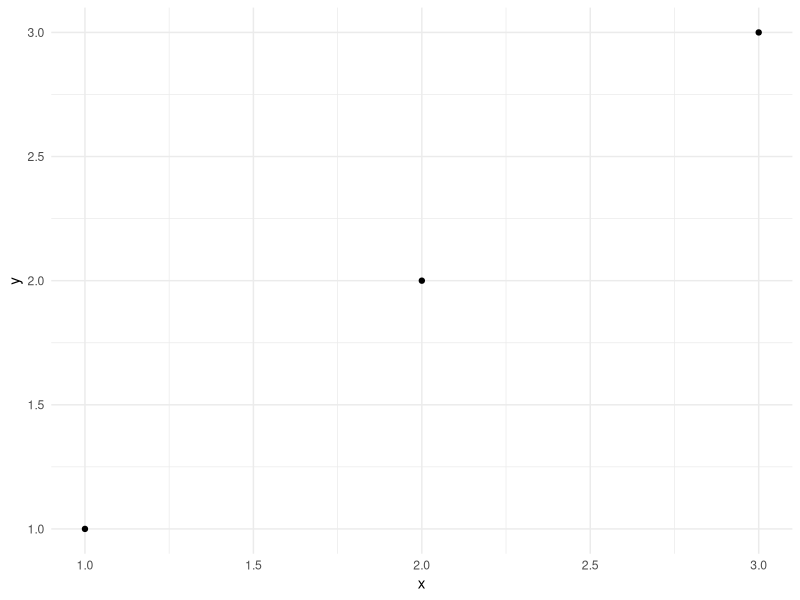
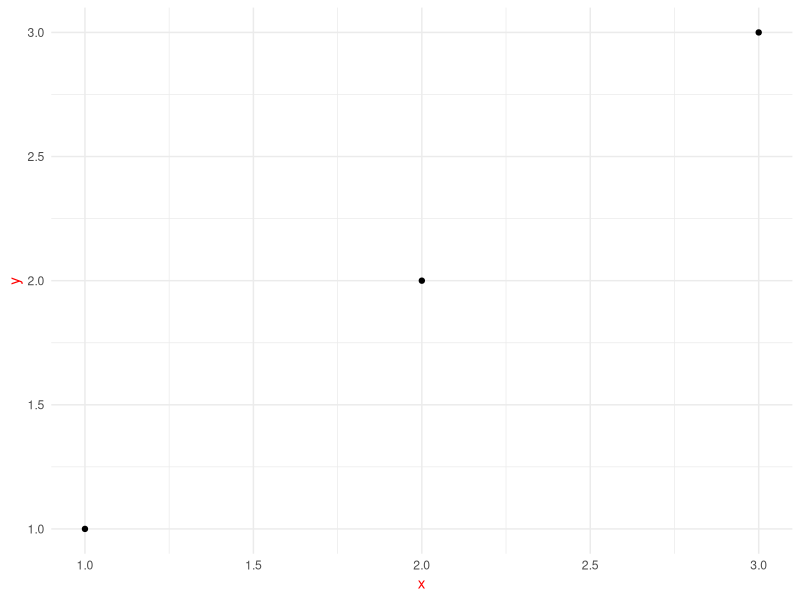

Source code (R) for these figures, in order:
# r2py crawler metadata
# package: ggplot2
# source_type: vignette
# topic: extending-ggplot2_s26
# source_file: C:\Users\bened\AppData\Local\R\win-library\4.5\ggplot2\doc\extending-ggplot2.R
# lines: 14

suppressPackageStartupMessages(library(ggplot2))
#| label: axis-line-ex
#| fig.alt:
#| - "Scatterplot of three observations arranged diagonally. The axis titles 'x' 
#|  and 'y' are coloured in black"
#| - "Scatterplot of three observations arranged diagonally. The axis titles 'x' 
#|  and 'y' are coloured in red"
df <- data.frame(x = 1:3, y = 1:3)
base <- ggplot(df, aes(x, y)) + 
  geom_point() + 
  theme_minimal()

base
base + theme(text = element_text(colour = "red"))
